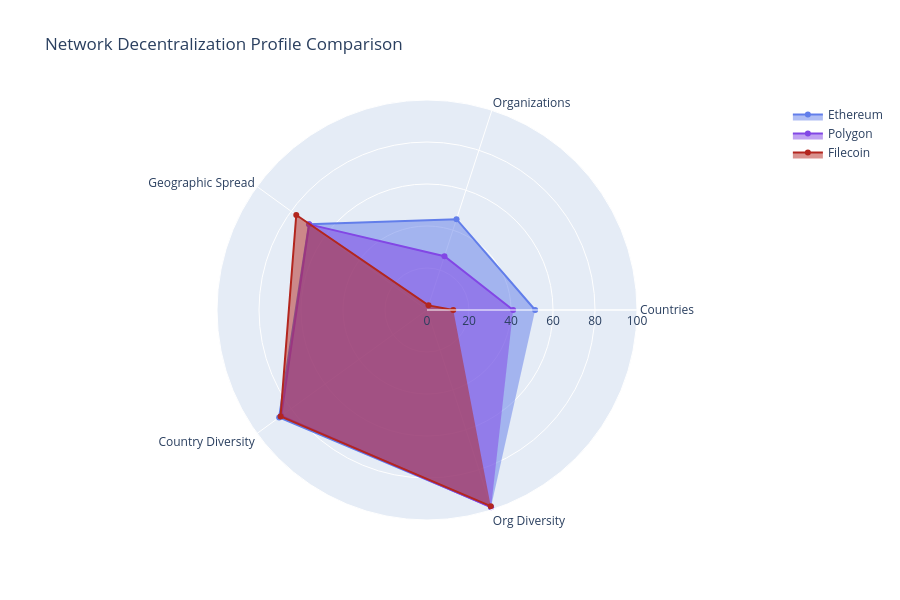

Notebook cell for this chart:
### Code cell
def create_radar_comparison(networks_dict):
    """Create radar chart comparing networks on multiple dimensions."""
    fig = go.Figure()
    
    categories = ['Countries', 'Organizations', 'Geographic Spread', 
                  'Country Diversity', 'Org Diversity']
    
    for name, df in networks_dict.items():
        country_stats = analyze_concentration(df, 'country')
        org_stats = analyze_concentration(df, 'org')
        
        # Normalize metrics to 0-100 scale
        values = [
            min(100, country_stats['num_unique'] / 2),  # Countries (normalize by /2)
            min(100, org_stats['num_unique'] / 50),      # Orgs (normalize by /50)
            (1 - country_stats['top_1_share']) * 100,    # Geographic spread (inverse of top country)
            (1 - country_stats['hhi']) * 100,            # Country diversity (inverse HHI)
            (1 - org_stats['hhi']) * 100                 # Org diversity (inverse HHI)
        ]
        
        fig.add_trace(go.Scatterpolar(
            r=values,
            theta=categories,
            fill='toself',
            name=name.title(),
            line_color=COLORS.get(name, '#666666')
        ))
    
    fig.update_layout(
        polar=dict(
            radialaxis=dict(
                visible=True,
                range=[0, 100]
            )
        ),
        showlegend=True,
        title="Network Decentralization Profile Comparison",
        height=600
    )
    
    return fig

fig = create_radar_comparison(networks)
fig.show()

### Figure 1 — Plotly figure (JSON) as saved in the notebook; plotly's stock layout.template omitted (floating-point values rounded to 4 significant figures)
{"data": [{"fill": "toself", "line": {"color": "#627EEA"}, "name": "Ethereum", "r": [51.5, 45.48, 69.47, 87.06, 98.6], "theta": ["Countries", "Organizations", "Geographic Spread", "Country Diversity", "Org Diversity"], "type": "scatterpolar"}, {"fill": "toself", "line": {"color": "#8247E5"}, "name": "Polygon", "r": [41, 26.92, 69.37, 85.82, 98.77], "theta": ["Countries", "Organizations", "Geographic Spread", "Country Diversity", "Org Diversity"], "type": "scatterpolar"}, {"fill": "toself", "line": {"color": "#b3261e"}, "name": "Filecoin", "r": [12.5, 2.32, 76.95, 86.22, 98.2], "theta": ["Countries", "Organizations", "Geographic Spread", "Country Diversity", "Org Diversity"], "type": "scatterpolar"}], "layout": {"height": 600, "polar": {"radialaxis": {"range": [0, 100], "visible": true}}, "showlegend": true, "title": {"text": "Network Decentralization Profile Comparison"}}}
